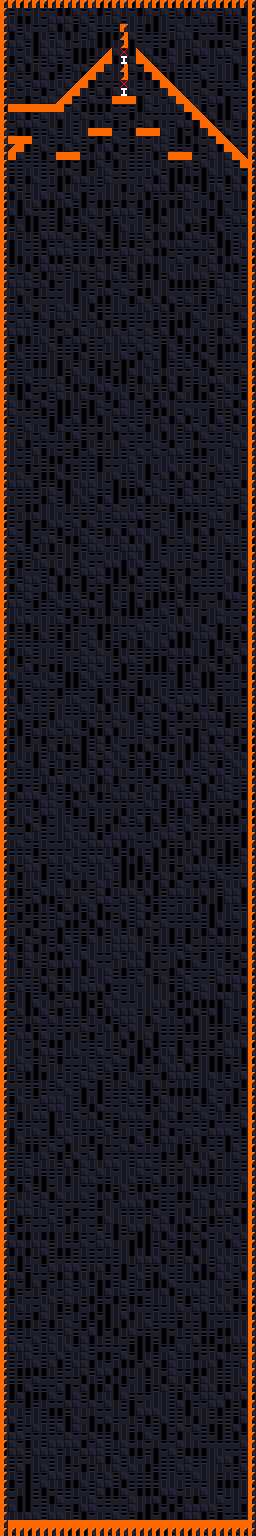

Below is a game level as drawn by its tile map, then a one-line description and the .tmx that defines it (tile-layer data replaced by summaries):
An orthogonal 32x192 tile map with 8x8 px tiles, 8 tile layers (Background, GeometryBG, GeometryDestroyable, Geometry, ...), 2 hidden layers not drawn, 2 tilesets and 142 objects.

<map version="1.0" orientation="orthogonal" renderorder="left-down" width="32" height="192" tilewidth="8" tileheight="8" nextobjectid="1">
 <tileset firstgid="1" source="exported_tilesets/prototype.tsx" />
 <tileset firstgid="86" name="Zeta" tilewidth="8" tileheight="8" spacing="1" margin="1" tilecount="176" columns="4">
  <image source="../Sprites/geometry/zeta_complex/zeta_complex.png" width="37" height="397" />
  <terraintypes>
   <terrain name="Purple" tile="-1" />
  </terraintypes>
  <tile id="0">
   <objectgroup draworder="index">
    <object id="1" x="0" y="0" width="8" height="8" />
   </objectgroup>
  </tile>
  <tile id="1">
   <objectgroup draworder="index">
    <object id="1" x="0" y="0" width="8" height="8" />
   </objectgroup>
  </tile>
  <tile id="2" terrain="0,,0,">
   <objectgroup draworder="index">
    <object id="2" x="0" y="0" width="8" height="8" />
   </objectgroup>
  </tile>
  <tile id="3">
   <objectgroup draworder="index">
    <object id="1" x="0" y="0" width="8" height="8" />
   </objectgroup>
  </tile>
  <tile id="4">
   <objectgroup draworder="index">
    <object id="1" x="0" y="0" width="8" height="8" />
   </objectgroup>
  </tile>
  <tile id="5" terrain="0,0,0,0">
   <objectgroup draworder="index">
    <object id="1" x="0" y="0" width="8" height="8" />
   </objectgroup>
  </tile>
  <tile id="6" terrain="0,0,0,0">
   <objectgroup draworder="index">
    <object id="1" x="0" y="0" width="8" height="8" />
   </objectgroup>
  </tile>
  <tile id="7" terrain="0,0,,">
   <objectgroup draworder="index">
    <object id="1" x="0" y="0" width="8" height="8" />
   </objectgroup>
  </tile>
  <tile id="8" terrain="0,,,">
   <objectgroup draworder="index">
    <object id="2" x="0" y="0">
     <polygon points="0,0 0,8 8,0" />
    </object>
   </objectgroup>
  </tile>
  <tile id="9" terrain=",,0,">
   <objectgroup draworder="index">
    <object id="2" x="0" y="0">
     <polygon points="0,0 0,8 8,8" />
    </object>
   </objectgroup>
  </tile>
  <tile id="10" terrain=",,0,0">
   <objectgroup draworder="index">
    <object id="1" x="0" y="0" width="8" height="8" />
   </objectgroup>
  </tile>
  <tile id="11" terrain=",,,0">
   <objectgroup draworder="index">
    <object id="3" x="0" y="8">
     <polygon points="0,0 8,-8 8,0 0,0" />
    </object>
   </objectgroup>
  </tile>
  <tile id="12">
   <objectgroup draworder="index">
    <object id="1" x="0" y="0" width="8" height="8" />
   </objectgroup>
  </tile>
  <tile id="13" terrain=",0,,0">
   <objectgroup draworder="index">
    <object id="1" x="0" y="0" width="8" height="8" />
   </objectgroup>
  </tile>
  <tile id="14" terrain=",0,,">
   <objectgroup draworder="index">
    <object id="2" x="0" y="0">
     <polygon points="0,0 8,8 8,0" />
    </object>
   </objectgroup>
  </tile>
  <tile id="15">
   <objectgroup draworder="index">
    <object id="1" x="5" y="0" width="3" height="8" />
   </objectgroup>
  </tile>
  <tile id="16">
   <objectgroup draworder="index">
    <object id="2" x="0" y="0" width="3" height="8" />
   </objectgroup>
  </tile>
  <tile id="17">
   <objectgroup draworder="index">
    <object id="1" x="0" y="0" width="8" height="8" />
   </objectgroup>
  </tile>
  <tile id="18">
   <objectgroup draworder="index">
    <object id="1" x="0" y="0" width="8" height="8" />
   </objectgroup>
  </tile>
  <tile id="19">
   <objectgroup draworder="index">
    <object id="1" x="0" y="0" width="8" height="8" />
   </objectgroup>
  </tile>
  <tile id="20">
   <objectgroup draworder="index">
    <object id="1" x="0" y="0" width="8" height="8" />
   </objectgroup>
  </tile>
  <tile id="21">
   <objectgroup draworder="index">
    <object id="1" x="0" y="0" width="8" height="8" />
   </objectgroup>
  </tile>
  <tile id="22">
   <objectgroup draworder="index">
    <object id="1" x="0" y="0" width="8" height="8" />
   </objectgroup>
  </tile>
  <tile id="23">
   <objectgroup draworder="index">
    <object id="1" x="0" y="0" width="8" height="8" />
   </objectgroup>
  </tile>
  <tile id="24">
   <objectgroup draworder="index">
    <object id="1" x="0" y="0" width="8" height="8" />
   </objectgroup>
  </tile>
  <tile id="25">
   <objectgroup draworder="index">
    <object id="1" x="0" y="0" width="8" height="8" />
   </objectgroup>
  </tile>
  <tile id="26">
   <objectgroup draworder="index">
    <object id="1" x="0" y="0" width="8" height="8" />
   </objectgroup>
  </tile>
  <tile id="27">
   <objectgroup draworder="index">
    <object id="1" x="0" y="0" width="8" height="8" />
   </objectgroup>
  </tile>
  <tile id="28">
   <objectgroup draworder="index">
    <object id="1" x="0" y="0" width="8" height="8" />
   </objectgroup>
  </tile>
  <tile id="29">
   <objectgroup draworder="index">
    <object id="1" x="0" y="0" width="8" height="8" />
   </objectgroup>
  </tile>
  <tile id="30">
   <objectgroup draworder="index">
    <object id="1" x="0" y="0" width="8" height="8" />
   </objectgroup>
  </tile>
  <tile id="31">
   <objectgroup draworder="index">
    <object id="1" x="0" y="0" width="8" height="8" />
   </objectgroup>
  </tile>
  <tile id="32">
   <objectgroup draworder="index">
    <object id="1" x="0" y="0" width="8" height="8" />
   </objectgroup>
  </tile>
  <tile id="33">
   <objectgroup draworder="index">
    <object id="1" x="0" y="0" width="8" height="8" />
   </objectgroup>
  </tile>
  <tile id="34">
   <objectgroup draworder="index">
    <object id="1" x="0" y="0" width="8" height="8" />
   </objectgroup>
  </tile>
  <tile id="35">
   <objectgroup draworder="index">
    <object id="1" x="0" y="0" width="8" height="8" />
   </objectgroup>
  </tile>
  <tile id="36">
   <objectgroup draworder="index">
    <object id="1" x="0" y="0" width="8" height="8" />
   </objectgroup>
  </tile>
  <tile id="37">
   <objectgroup draworder="index">
    <object id="1" x="0" y="0" width="8" height="8" />
   </objectgroup>
  </tile>
  <tile id="38">
   <objectgroup draworder="index">
    <object id="1" x="0" y="0" width="8" height="8" />
   </objectgroup>
  </tile>
  <tile id="39">
   <objectgroup draworder="index">
    <object id="2" x="0" y="8">
     <polygon points="0,0 8,0 8,-8 6,-8 6,-7 4,-7 4,-6 3,-6 3,-5 2,-5 2,-4 1,-4 1,-2 0,-2" />
    </object>
   </objectgroup>
  </tile>
  <tile id="40">
   <objectgroup draworder="index">
    <object id="1" x="0" y="0" width="8" height="8" />
   </objectgroup>
  </tile>
  <tile id="41">
   <objectgroup draworder="index">
    <object id="1" x="0" y="0" width="8" height="8" />
   </objectgroup>
  </tile>
  <tile id="42">
   <objectgroup draworder="index">
    <object id="3" x="0" y="8">
     <polygon points="0,0 8,0 8,-2 7,-2 7,-4 6,-4 6,-5 5,-5 5,-6 4,-6 4,-7 2,-7 2,-8 0,-8" />
    </object>
   </objectgroup>
  </tile>
  <tile id="43">
   <objectgroup draworder="index">
    <!-- 1 objects omitted --></objectgroup>
  </tile>
  <tile id="44">
   <objectgroup draworder="index">
    <!-- 1 objects omitted --></objectgroup>
  </tile>
  <tile id="45">
   <objectgroup draworder="index">
    <!-- 1 objects omitted --></objectgroup>
  </tile>
  <tile id="46">
   <objectgroup draworder="index">
    <!-- 1 objects omitted --></objectgroup>
  </tile>
  <tile id="47">
   <objectgroup draworder="index">
    <!-- 1 objects omitted --></objectgroup>
  </tile>
  <tile id="48">
   <objectgroup draworder="index">
    <!-- 1 objects omitted --></objectgroup>
  </tile>
  <tile id="49">
   <objectgroup draworder="index">
    <!-- 1 objects omitted --></objectgroup>
  </tile>
  <tile id="50">
   <objectgroup draworder="index">
    <!-- 1 objects omitted --></objectgroup>
  </tile>
  <tile id="51">
   <objectgroup draworder="index">
    <!-- 1 objects omitted --></objectgroup>
  </tile>
  <tile id="52">
   <objectgroup draworder="index">
    <!-- 4 objects omitted --></objectgroup>
  </tile>
  <tile id="53">
   <objectgroup draworder="index">
    <!-- 2 objects omitted --></objectgroup>
  </tile>
  <tile id="54">
   <objectgroup draworder="index">
    <!-- 1 objects omitted --></objectgroup>
  </tile>
  <tile id="55">
   <objectgroup draworder="index">
    <!-- 4 objects omitted --></objectgroup>
  </tile>
  <tile id="56">
   <objectgroup draworder="index">
    <!-- 1 objects omitted --></objectgroup>
  </tile>
  <tile id="57">
   <objectgroup draworder="index">
    <!-- 1 objects omitted --></objectgroup>
  </tile>
  <tile id="63">
   <objectgroup draworder="index">
    <!-- 1 objects omitted --></objectgroup>
  </tile>
  <tile id="64">
   <objectgroup draworder="index">
    <!-- 1 objects omitted --></objectgroup>
  </tile>
  <tile id="65">
   <objectgroup draworder="index">
    <!-- 1 objects omitted --></objectgroup>
  </tile>
  <tile id="66">
   <objectgroup draworder="index">
    <!-- 1 objects omitted --></objectgroup>
  </tile>
  <tile id="67">
   <objectgroup draworder="index">
    <!-- 1 objects omitted --></objectgroup>
  </tile>
  <tile id="68">
   <objectgroup draworder="index">
    <!-- 1 objects omitted --></objectgroup>
  </tile>
  <tile id="69">
   <objectgroup draworder="index">
    <!-- 1 objects omitted --></objectgroup>
  </tile>
  <tile id="70">
   <objectgroup draworder="index">
    <!-- 1 objects omitted --></objectgroup>
  </tile>
  <tile id="71">
   <objectgroup draworder="index">
    <!-- 1 objects omitted --></objectgroup>
  </tile>
  <tile id="72">
   <objectgroup draworder="index">
    <!-- 1 objects omitted --></objectgroup>
  </tile>
  <tile id="73">
   <objectgroup draworder="index">
    <!-- 1 objects omitted --></objectgroup>
  </tile>
  <tile id="74">
   <objectgroup draworder="index">
    <!-- 1 objects omitted --></objectgroup>
  </tile>
  <tile id="75">
   <objectgroup draworder="index">
    <!-- 1 objects omitted --></objectgroup>
  </tile>
  <tile id="76">
   <objectgroup draworder="index">
    <!-- 1 objects omitted --></objectgroup>
  </tile>
  <tile id="77">
   <objectgroup draworder="index">
    <!-- 1 objects omitted --></objectgroup>
  </tile>
  <tile id="78">
   <objectgroup draworder="index">
    <!-- 1 objects omitted --></objectgroup>
  </tile>
  <tile id="79">
   <objectgroup draworder="index">
    <!-- 1 objects omitted --></objectgroup>
  </tile>
  <tile id="80">
   <objectgroup draworder="index">
    <!-- 1 objects omitted --></objectgroup>
  </tile>
  <tile id="81">
   <objectgroup draworder="index">
    <!-- 1 objects omitted --></objectgroup>
  </tile>
  <tile id="82">
   <objectgroup draworder="index">
    <!-- 1 objects omitted --></objectgroup>
  </tile>
  <tile id="83">
   <objectgroup draworder="index" />
  </tile>
  <tile id="94">
   <objectgroup draworder="index">
    <!-- 1 objects omitted --></objectgroup>
  </tile>
  <tile id="104">
   <objectgroup draworder="index">
    <!-- 1 objects omitted --></objectgroup>
  </tile>
  <tile id="105">
   <objectgroup draworder="index">
    <!-- 1 objects omitted --></objectgroup>
  </tile>
  <tile id="106">
   <objectgroup draworder="index">
    <!-- 1 objects omitted --></objectgroup>
  </tile>
  <tile id="107">
   <objectgroup draworder="index">
    <!-- 1 objects omitted --></objectgroup>
  </tile>
  <tile id="108">
   <objectgroup draworder="index">
    <!-- 1 objects omitted --></objectgroup>
  </tile>
  <tile id="109">
   <objectgroup draworder="index">
    <!-- 1 objects omitted --></objectgroup>
  </tile>
  <tile id="110">
   <objectgroup draworder="index">
    <!-- 1 objects omitted --></objectgroup>
  </tile>
  <tile id="111">
   <objectgroup draworder="index">
    <!-- 1 objects omitted --></objectgroup>
  </tile>
  <tile id="112">
   <objectgroup draworder="index">
    <!-- 1 objects omitted --></objectgroup>
  </tile>
  <tile id="113">
   <objectgroup draworder="index">
    <!-- 1 objects omitted --></objectgroup>
  </tile>
  <tile id="114">
   <objectgroup draworder="index">
    <!-- 1 objects omitted --></objectgroup>
  </tile>
  <tile id="115">
   <objectgroup draworder="index">
    <!-- 1 objects omitted --></objectgroup>
  </tile>
  <tile id="116">
   <objectgroup draworder="index">
    <!-- 1 objects omitted --></objectgroup>
  </tile>
  <tile id="117">
   <objectgroup draworder="index">
    <!-- 1 objects omitted --></objectgroup>
  </tile>
  <tile id="118">
   <objectgroup draworder="index">
    <!-- 1 objects omitted --></objectgroup>
  </tile>
  <tile id="119">
   <objectgroup draworder="index">
    <!-- 1 objects omitted --></objectgroup>
  </tile>
  <tile id="120">
   <objectgroup draworder="index">
    <!-- 1 objects omitted --></objectgroup>
  </tile>
  <tile id="121">
   <objectgroup draworder="index">
    <!-- 1 objects omitted --></objectgroup>
  </tile>
  <tile id="122">
   <objectgroup draworder="index">
    <!-- 1 objects omitted --></objectgroup>
  </tile>
  <tile id="123">
   <objectgroup draworder="index">
    <!-- 1 objects omitted --></objectgroup>
  </tile>
  <tile id="124">
   <objectgroup draworder="index">
    <!-- 1 objects omitted --></objectgroup>
  </tile>
  <tile id="125">
   <objectgroup draworder="index">
    <!-- 1 objects omitted --></objectgroup>
  </tile>
  <tile id="126">
   <objectgroup draworder="index">
    <!-- 1 objects omitted --></objectgroup>
  </tile>
  <tile id="127">
   <objectgroup draworder="index">
    <!-- 1 objects omitted --></objectgroup>
  </tile>
  <tile id="128">
   <objectgroup draworder="index">
    <!-- 1 objects omitted --></objectgroup>
  </tile>
  <tile id="129">
   <objectgroup draworder="index">
    <!-- 1 objects omitted --></objectgroup>
  </tile>
  <tile id="130">
   <objectgroup draworder="index">
    <!-- 1 objects omitted --></objectgroup>
  </tile>
  <tile id="131">
   <objectgroup draworder="index">
    <!-- 1 objects omitted --></objectgroup>
  </tile>
  <tile id="143">
   <objectgroup draworder="index">
    <!-- 1 objects omitted --></objectgroup>
  </tile>
  <tile id="144">
   <objectgroup draworder="index">
    <!-- 1 objects omitted --></objectgroup>
  </tile>
  <tile id="147">
   <objectgroup draworder="index">
    <!-- 1 objects omitted --></objectgroup>
  </tile>
  <tile id="148">
   <objectgroup draworder="index">
    <!-- 1 objects omitted --></objectgroup>
  </tile>
  <tile id="149">
   <objectgroup draworder="index">
    <!-- 1 objects omitted --></objectgroup>
  </tile>
  <tile id="150">
   <objectgroup draworder="index">
    <!-- 1 objects omitted --></objectgroup>
  </tile>
  <tile id="151">
   <objectgroup draworder="index">
    <!-- 1 objects omitted --></objectgroup>
  </tile>
  <tile id="152">
   <objectgroup draworder="index">
    <!-- 1 objects omitted --></objectgroup>
  </tile>
  <tile id="153">
   <objectgroup draworder="index">
    <!-- 1 objects omitted --></objectgroup>
  </tile>
  <tile id="154">
   <objectgroup draworder="index">
    <!-- 1 objects omitted --></objectgroup>
  </tile>
  <tile id="155">
   <objectgroup draworder="index">
    <!-- 1 objects omitted --></objectgroup>
  </tile>
  <tile id="156">
   <objectgroup draworder="index">
    <!-- 1 objects omitted --></objectgroup>
  </tile>
  <tile id="157">
   <objectgroup draworder="index">
    <!-- 1 objects omitted --></objectgroup>
  </tile>
  <tile id="158">
   <objectgroup draworder="index">
    <!-- 1 objects omitted --></objectgroup>
  </tile>
  <tile id="159">
   <objectgroup draworder="index">
    <!-- 1 objects omitted --></objectgroup>
  </tile>
  <tile id="160">
   <objectgroup draworder="index">
    <!-- 1 objects omitted --></objectgroup>
  </tile>
  <tile id="161">
   <objectgroup draworder="index">
    <!-- 1 objects omitted --></objectgroup>
  </tile>
  <tile id="162">
   <objectgroup draworder="index">
    <!-- 1 objects omitted --></objectgroup>
  </tile>
  <tile id="163">
   <objectgroup draworder="index">
    <!-- 1 objects omitted --></objectgroup>
  </tile>
  <tile id="164">
   <objectgroup draworder="index">
    <!-- 1 objects omitted --></objectgroup>
  </tile>
  <tile id="165">
   <objectgroup draworder="index">
    <!-- 1 objects omitted --></objectgroup>
  </tile>
  <tile id="166">
   <objectgroup draworder="index">
    <!-- 1 objects omitted --></objectgroup>
  </tile>
  <tile id="167">
   <objectgroup draworder="index">
    <!-- 1 objects omitted --></objectgroup>
  </tile>
  <tile id="168">
   <objectgroup draworder="index">
    <!-- 1 objects omitted --></objectgroup>
  </tile>
  <tile id="169">
   <objectgroup draworder="index">
    <!-- 1 objects omitted --></objectgroup>
  </tile>
  <tile id="170">
   <objectgroup draworder="index">
    <!-- 1 objects omitted --></objectgroup>
  </tile>
  <tile id="171">
   <objectgroup draworder="index">
    <!-- 1 objects omitted --></objectgroup>
  </tile>
  <tile id="172">
   <objectgroup draworder="index">
    <!-- 1 objects omitted --></objectgroup>
  </tile>
 </tileset>
 <layer name="Background" width="32" height="192">
  <properties>
   <property name="unity:ignore" value="collision" />
   <property name="unity:sortingLayerName" value="Background" />
  </properties>
  <data>[6144 cells, 6144 non-empty, 5 distinct tile ids]</data>
 </layer>
 <layer name="ParalaxBG" width="32" height="192" visible="0">
  <properties>
   <property name="unity:ignore" value="collision" />
   <property name="unity:sortingLayerName" value="ParalaxBG" />
   <property name="unity:tag" value="TiledParalax" />
  </properties>
  <data>[6144 cells, 0 non-empty, 0 distinct tile ids]</data>
 </layer>
 <layer name="ParalaxFG" width="32" height="192" visible="0">
  <properties>
   <property name="unity:ignore" value="collision" />
   <property name="unity:sortingLayerName" value="ParalaxFG" />
   <property name="unity:tag" value="TiledParalax" />
  </properties>
  <data>[6144 cells, 0 non-empty, 0 distinct tile ids]</data>
 </layer>
 <layer name="GeometryBG" width="32" height="192">
  <properties>
   <property name="unity:ignore" value="collision" />
   <property name="unity:sortingLayerName" value="GeometryBG" />
   <property name="unity:sortingOrder" value="-10" />
  </properties>
  <data>[6144 cells, 444 non-empty, 1 distinct tile ids]</data>
 </layer>
 <layer name="GeometryDestroyable" width="32" height="192">
  <properties>
   <property name="unity:layer" value="Geometry" />
   <property name="unity:sortingLayerName" value="Geometry" />
  </properties>
  <data>[6144 cells, 0 non-empty, 0 distinct tile ids]</data>
 </layer>
 <layer name="Geometry" width="32" height="192">
  <properties>
   <property name="unity:layer" value="Geometry" />
   <property name="unity:sortingLayerName" value="Geometry" />
  </properties>
  <data>[6144 cells, 99 non-empty, 2 distinct tile ids]</data>
 </layer>
 <layer name="Items - HIDE ME" width="32" height="192">
  <properties>
   <property name="unity:layer" value="Geometry" />
   <property name="unity:sortingLayerName" value="Items" />
   <property name="unity:sortingOrder" type="int" value="-5" />
  </properties>
  <data>[6144 cells, 9 non-empty, 5 distinct tile ids]</data>
 </layer>
 <layer name="Foreground" width="32" height="192">
  <properties>
   <property name="unity:ignore" value="collision" />
   <property name="unity:sortingLayerName" value="Foreground" />
  </properties>
  <data>[6144 cells, 0 non-empty, 0 distinct tile ids]</data>
 </layer>
 <layer name="Foreground2" width="32" height="192">
  <properties>
   <property name="unity:ignore" value="collision" />
   <property name="unity:sortingLayerName" value="Foreground" />
   <property name="unity:sortingOrder" type="int" value="10" />
  </properties>
  <data>[6144 cells, 0 non-empty, 0 distinct tile ids]</data>
 </layer>
 <layer name="Foreground3" width="32" height="192">
  <properties>
   <property name="unity:ignore" value="collision" />
   <property name="unity:sortingLayerName" value="Foreground" />
   <property name="unity:sortingOrder" type="int" value="20" />
  </properties>
  <data>[6144 cells, 0 non-empty, 0 distinct tile ids]</data>
 </layer>
</map>
<!-- 99 of 142 objects omitted -->
